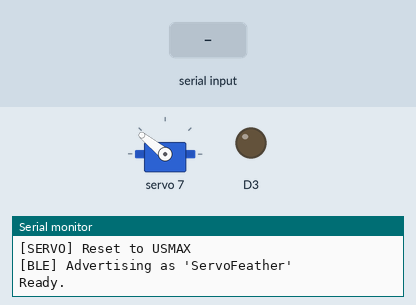
Bench run of a sketch on a simulated nRF52 board. Parts: servo, output pins drawn as LEDs (lit = HIGH), the last lines printed to the serial monitor. The test bench sets the inputs (shaded band). A phone connects over Bluetooth LE 3 s after start.

Above: at 2.7 s.
2.8 s: "90,45\n" received over the second serial link
At 3.3 s:
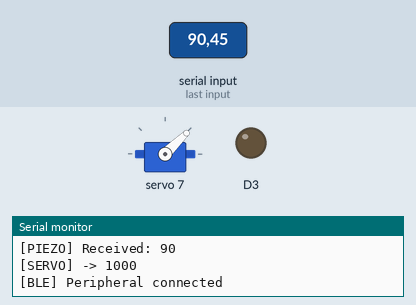
4.3 s: "U,45\n" received over the second serial link
At 5.6 s:
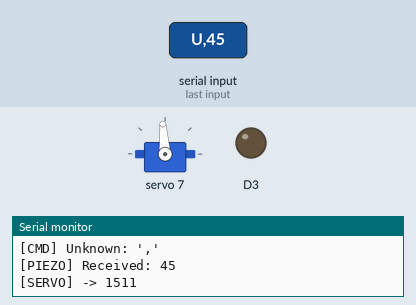
5.9 s: "U\n" received over the second serial link
At 6.9 s:
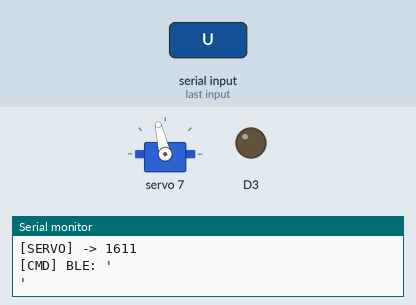
7.4 s: "30,150\n" received over the second serial link
At 8.1 s:
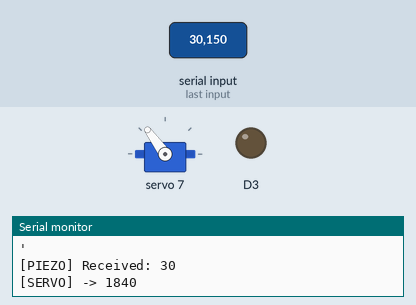
10.4 s: "r90\n" received over Serial
At 11.1 s:
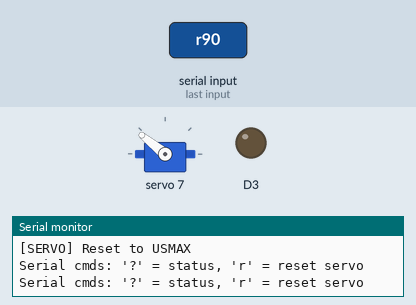
Timing chart, 0 to 12.9 s (numbered marks = the images above; inputs shaded):
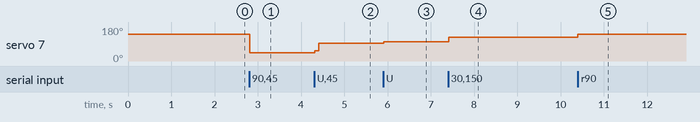

The sketch:

servo_receiver.ino
```cpp
/* =============================================================
   SERVO RECEIVER BOARD — Adafruit Feather nRF52840 Express
   + Adafruit PWM Servo FeatherWing
   -------------------------------------------------------------
   • Role: BLE PERIPHERAL only (Central role to be added later)
   • Advertises as "ServoFeather" with BLEUart service UUID
   • Receives raw piezo ADC values from PiezoSender board
   • Maps piezoVal → servo pulse width on channel 7
     (threshold + power-curve for reduced sensitivity)
   • BLEUart RX is callback-driven (not polled in loop)
   • Serial Monitor: '?' = status, 'r' = reset servo
   • BLE UART commands: '?' = status, 'U' = up, 'D' = down,
                        'C' = centre/reset, '1' = reset + status
   ============================================================= */

#include <Wire.h>
#include <Adafruit_PWMServoDriver.h>
#include <bluefruit.h>

/* =======================
   PCA9685 Servo Driver
   ======================= */
Adafruit_PWMServoDriver pwm = Adafruit_PWMServoDriver();

/* =======================
   Servo Configuration
   ======================= */
#define SERVO_FREQ   50
#define USMIN        1000
#define USMAX        2000
#define SERVO_STEP   100

/* =======================
   Sensitivity Tuning
   -----------------------
   PIEZO_THRESHOLD : readings at or below this are ignored (filters
                     noise and light vibration). Range 0–1023.
   CURVE_EXPONENT  : power applied to the normalised piezo value
                     before mapping to servo position.
                     1.0 = linear, 2.0 = quadratic (default),
                     3.0+ = requires a harder press for same movement.
   ======================= */
#define PIEZO_THRESHOLD  10    // filter only true zero readings
#define PIEZO_MAX        60
#define CURVE_EXPONENT   2.0f

uint8_t servoNum  = 7;
int     currentUs = USMAX;

/* =======================
   Pin / LED
   ======================= */
#define LED_PIN  LED_RED   // LOW = ON on nRF52840

/* =======================
   BLE Services
   -----------------------
   Peripheral = 1, Central = 0  (Central role added later → change to (1,1))
   ======================= */
BLEDis  bledis;
BLEUart bleuart;

/* =======================
   State Tracking
   ======================= */
bool     bleConnected  = false;
uint32_t lastConnTime  = 0;
uint32_t lastPiezoTime = 0;
int      lastPiezoVal  = -1;

/* =======================
   Forward declarations
   ======================= */
void printStatus();

/* =======================
   Servo Helpers
   ======================= */
void moveServo(int newUs) {
  currentUs = constrain(newUs, USMIN, USMAX);
  pwm.writeMicroseconds(servoNum, currentUs);
  Serial.print("[SERVO] -> ");
  Serial.println(currentUs);
}

void resetServo() {
  moveServo(USMAX);
  Serial.println("[SERVO] Reset to USMAX");
}

/* =======================
   Status — Serial + BLE
   ======================= */
void printStatus() {
  String s = "";
  s += "=== ServoFeather Status ===\n";
  s += "BLE connected  : ";
  s += bleConnected ? "YES" : "NO";
  s += "\n";
  if (bleConnected) {
    s += "Connected for  : ";
    s += String((millis() - lastConnTime) / 1000);
    s += "s\n";
  }
  s += "Servo pos (us) : ";
  s += String(currentUs);
  s += "\n";
  s += "Last piezo val : ";
  if (lastPiezoVal < 0) {
    s += "none yet\n";
  } else {
    s += String(lastPiezoVal);
    s += " (";
    s += String((millis() - lastPiezoTime) / 1000);
    s += "s ago)\n";
  }
  s += "===========================";
  Serial.println(s);
  if (bleConnected) {
    bleuart.print(s);
    bleuart.print("\n");
  }
}

/* =======================
   Process a single command character
   (shared by BLE and Serial paths)
   ======================= */
void handleCommand(char cmd) {
  switch (cmd) {
    case 'U': moveServo(currentUs + SERVO_STEP); break;
    case 'D': moveServo(currentUs - SERVO_STEP); break;
    case 'C': resetServo();                       break;
    case '1': resetServo(); printStatus();         break;
    case '?': printStatus();                       break;
    case '\n': case '\r':                          break;
    default:
      Serial.print("[CMD] Unknown: '");
      Serial.print(cmd);
      Serial.println("'");
      if (bleConnected) bleuart.print("Unknown cmd. Send '?' for help.\n");
      break;
  }
}

/* =======================
   BLE UART RX Callback
   -----------------------
   Called automatically by the Bluefruit library whenever data
   arrives — no polling needed in loop().
   ======================= */
void bleuart_rx_callback(uint16_t conn_handle) {
  (void) conn_handle;

  // Peek at the first byte to decide numeric vs command
  if (!bleuart.available()) return;
  char c = bleuart.peek();

  if (isdigit(c)) {
    // Numeric string from PiezoSender: read until newline
    String incoming = bleuart.readStringUntil('\n');
    int piezoVal    = incoming.toInt();

    lastPiezoVal  = piezoVal;
    lastPiezoTime = millis();

    Serial.print("[PIEZO] Received: ");
    Serial.println(piezoVal);

    // Option 1 — threshold: ignore taps at or below PIEZO_THRESHOLD
    if (piezoVal <= PIEZO_THRESHOLD) {
      Serial.println("[PIEZO] Below threshold — ignored");
      return;
    }

    float norm   = (float)(piezoVal - PIEZO_THRESHOLD) / (PIEZO_MAX - PIEZO_THRESHOLD);
    norm         = constrain(norm, 0.0f, 1.0f);
    norm         = pow(norm, CURVE_EXPONENT);
    int targetUs = USMAX - (int)(norm * (USMAX - USMIN));
    moveServo(targetUs);
  } else {
    // Single-character command (e.g. from Bluefruit app)
    char cmd = (char) bleuart.read();
    Serial.print("[CMD] BLE: '");
    Serial.print(cmd);
    Serial.println("'");
    handleCommand(cmd);
  }
}

/* =======================
   BLE Peripheral Callbacks
   ======================= */
void connect_callback(uint16_t conn_handle) {
  (void) conn_handle;
  bleConnected = true;
  lastConnTime = millis();
  Serial.println("[BLE] Peripheral connected");
  bleuart.print("ServoFeather connected! Send '?' for status.\n");
}

void disconnect_callback(uint16_t conn_handle, uint8_t reason) {
  (void) conn_handle;
  bleConnected = false;
  Serial.print("[BLE] Peripheral disconnected. Reason: 0x");
  Serial.println(reason, HEX);
  // Advertising.restartOnDisconnect(true) below handles auto-restart
}

/* =======================
   Handle Serial Input
   ======================= */
void handleSerialInput() {
  if (!Serial.available()) return;
  char cmd = Serial.read();
  switch (cmd) {
    case '?':           printStatus(); break;
    case 'r': case 'R': resetServo();  break;
    case '\n': case '\r':              break;
    default:
      Serial.println("Serial cmds: '?' = status, 'r' = reset servo");
      break;
  }
}

/* =======================
   Start Advertising Helper
   (mirrors Dual_Example.ino startAdv())
   ======================= */
void startAdv() {
  Bluefruit.Advertising.addFlags(BLE_GAP_ADV_FLAGS_LE_ONLY_GENERAL_DISC_MODE);
  Bluefruit.Advertising.addTxPower();
  Bluefruit.Advertising.addService(bleuart);   // include BLEUart UUID in primary packet
  Bluefruit.ScanResponse.addName();            // name in scan response packet

  Bluefruit.Advertising.restartOnDisconnect(true);
  Bluefruit.Advertising.setInterval(32, 244);  // fast=20 ms, slow=152.5 ms (0.625 ms units)
  Bluefruit.Advertising.setFastTimeout(30);    // 30 s in fast mode
  Bluefruit.Advertising.start(0);             // advertise forever
}

/* =======================
   Setup
   ======================= */
void setup() {
  pinMode(LED_PIN, OUTPUT);
  digitalWrite(LED_PIN, LOW);

  Serial.begin(115200);
  delay(1500);
  Serial.println("============================================");
  Serial.println(" Servo BLE PWM Board Starting...");
  Serial.println(" Serial cmds: '?' = status, 'r' = reset servo");
  Serial.println("============================================");

  /* ---- PWM / Servo init ---- */
  pwm.begin();
  pwm.setOscillatorFrequency(27000000);
  pwm.setPWMFreq(SERVO_FREQ);
  delay(10);
  resetServo();

  /* ---- BLE init ----
   * Peripheral = 1, Central = 0
   * When Central role is added later, change to Bluefruit.begin(1, 1)
   * and add the Central scanning block from Dual_Example.ino.
   */
  Bluefruit.begin(1, 0);
  Bluefruit.setTxPower(4);
  Bluefruit.setName("ServoFeather");

  /* ---- Peripheral callbacks ---- */
  Bluefruit.Periph.setConnectCallback(connect_callback);
  Bluefruit.Periph.setDisconnectCallback(disconnect_callback);

  /* ---- Device Information Service ---- */
  bledis.setManufacturer("Adafruit Industries");
  bledis.setModel("Feather nRF52840");
  bledis.begin();

  /* ---- BLE UART Service ----
   * setRxCallback() replaces the polling approach; the library calls
   * bleuart_rx_callback() automatically when data arrives.
   */
  bleuart.begin();
  bleuart.setRxCallback(bleuart_rx_callback);

  /* ---- Start advertising ---- */
  startAdv();

  Serial.println("[BLE] Advertising as 'ServoFeather'");
  Serial.println("Ready.");
}

/* =======================
   Loop
   -----------------------
   All BLE work is done in callbacks. Loop only handles Serial input.
   ======================= */
void loop() {
  handleSerialInput();
  delay(5);
}
```

Measured:
- after the input at 2.8 s, servo 7: 141° → 44° at once
- after the input at 4.3 s, servo 7: 44° → 54° at once, → 94° 0.10 s later
- after the input at 5.9 s, servo 7: 94° → 103° at once
- after the input at 7.4 s, servo 7: 103° → 126° at once
- after the input at 10.4 s, servo 7: 126° → 141° at once
